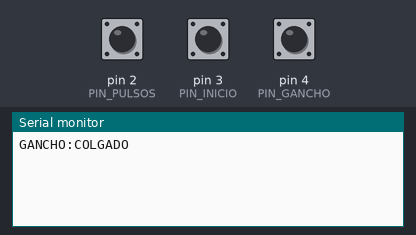
A sketch run on a simulated Arduino Uno, built with avr-gcc and run on an emulated ATmega328P. On the bench: the last lines printed to the serial monitor. Inputs (shaded band) come from the test bench; at power-on: pin 4 (PIN_GANCHO) HIGH, pin 2 (PIN_PULSOS) HIGH, pin 3 (PIN_INICIO) HIGH.

Above: at 1.2 s.
1.3 s: pin 4 (PIN_GANCHO) pulled LOW for 0.15 s
At 1.48 s:
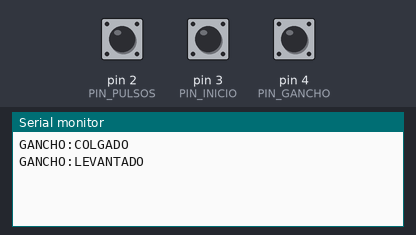
At 2.2 s:
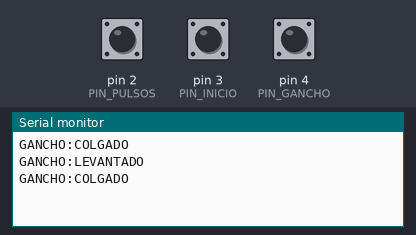

The sketch:

marcador_discoV1.ino
```cpp
// Lector de disco y gancho para teléfono de disco -> PC por Serial
// Envía: GANCHO:LEVANTADO | GANCHO:COLGADO | MARCADO:<0-9>
//
// Cableado (cada interruptor entre el pin y GND, se usan pull-ups internos):
//   D2 = contacto de pulsos del disco
//   D3 = contacto "off-normal" del disco (se cierra mientras el disco está girado)
//   D4 = gancho (hook switch)
//
// POLARIDAD: verifica con multímetro y ajusta estas constantes si tu teléfono es distinto.
const bool GANCHO_LEVANTADO = LOW;   // nivel del pin cuando el auricular está levantado
const bool DISCO_FUERA_REPOSO = HIGH; // D3: en reposo cerrado a GND (LOW); al girar se abre (HIGH)
const bool PULSO_ABIERTO = LOW;      // D2: en reposo abierto; cada pulso lo cierra a GND (LOW). (El nombre es histórico: es el nivel que cuenta como pulso)

const uint8_t PIN_PULSOS = 2;
const uint8_t PIN_INICIO = 3;
const uint8_t PIN_GANCHO = 4;

const unsigned long DEBOUNCE_PULSOS_MS = 5;   // pulso real: ~60 ms abierto / ~40 ms cerrado
const unsigned long DEBOUNCE_INICIO_MS = 10;
const unsigned long DEBOUNCE_GANCHO_MS = 50;

// Antirrebote por estabilidad: el estado solo cambia si la lectura se mantiene estable
struct Entrada {
  uint8_t pin;
  unsigned long debounceMs;
  bool estado;
  bool ultimaLectura;
  unsigned long tCambio;
};

Entrada pulsos = {PIN_PULSOS, DEBOUNCE_PULSOS_MS, HIGH, HIGH, 0};
Entrada inicio = {PIN_INICIO, DEBOUNCE_INICIO_MS, HIGH, HIGH, 0};
Entrada gancho = {PIN_GANCHO, DEBOUNCE_GANCHO_MS, HIGH, HIGH, 0};

// Devuelve true si el estado estable cambió en esta llamada
bool actualizar(Entrada &e) {
  bool lectura = digitalRead(e.pin);
  if (lectura != e.ultimaLectura) {
    e.ultimaLectura = lectura;
    e.tCambio = millis();
  }
  if (lectura != e.estado && (millis() - e.tCambio) >= e.debounceMs) {
    e.estado = lectura;
    return true;
  }
  return false;
}

uint8_t contador = 0;
bool girando = false;

void setup() {
  Serial.begin(9600);
  pinMode(PIN_PULSOS, INPUT_PULLUP);
  pinMode(PIN_INICIO, INPUT_PULLUP);
  pinMode(PIN_GANCHO, INPUT_PULLUP);

  // Estado inicial sin generar eventos falsos
  pulsos.estado = pulsos.ultimaLectura = digitalRead(PIN_PULSOS);
  inicio.estado = inicio.ultimaLectura = digitalRead(PIN_INICIO);
  gancho.estado = gancho.ultimaLectura = digitalRead(PIN_GANCHO);
  Serial.println(gancho.estado == GANCHO_LEVANTADO ? "GANCHO:LEVANTADO" : "GANCHO:COLGADO");
}

void loop() {
  // 1. Gancho
  if (actualizar(gancho)) {
    Serial.println(gancho.estado == GANCHO_LEVANTADO ? "GANCHO:LEVANTADO" : "GANCHO:COLGADO");
  }

  // 2. Inicio/fin del giro del disco
  if (actualizar(inicio)) {
    if (inicio.estado == DISCO_FUERA_REPOSO) {
      girando = true;       // el usuario giró el disco
      contador = 0;
    } else if (girando) {
      girando = false;      // el disco volvió al reposo: dígito completo
      if (contador > 0) {
        uint8_t digito = (contador == 10) ? 0 : contador;  // 10 pulsos = 0
        if (contador <= 10) {
          Serial.print("MARCADO:");
          Serial.println(digito);
        }
      }
    }
  }

  // 3. Pulsos (solo mientras el disco regresa)
  if (actualizar(pulsos)) {
    if (girando && pulsos.estado == PULSO_ABIERTO) {
      contador++;
    }
  }
}
```

Measured:
- after the input at 1.3 s, the serial monitor: prints a new line after 0.05 s (image 1)
